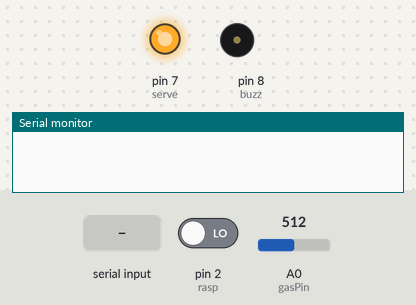
A sketch run on a simulated Arduino Uno, built with avr-gcc and run on an emulated ATmega328P. Parts: output pins drawn as LEDs (lit = HIGH), buzzer (waves = sounding), the last lines printed to the serial monitor. The inputs (shaded band) are chosen by the test bench; at power-on: pin 2 (rasp) LOW, A0 (gasPin) = 512. The modem accepts every AT command (registered, SIM ready, sends succeed) and sends nothing else.

Above: at 18.4 s.
18.5 s: pin 2 (rasp) driven HIGH
At 25.6 s:
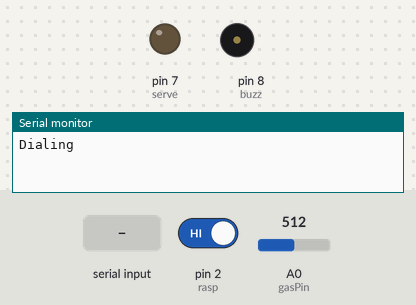
27.6 s: pin 2 (rasp) driven LOW
At 27.8 s:
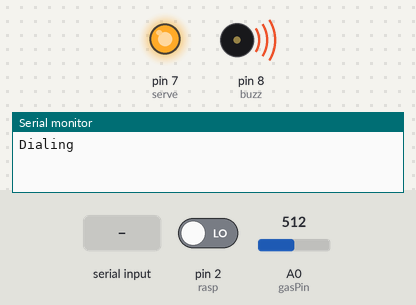
31.1 s: "p" received over the second serial link
At 32.1 s:
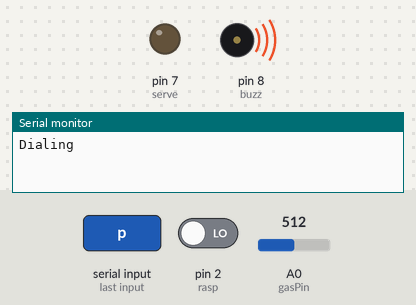
Timing chart, 0 to 40.6 s (numbered marks = the images above; inputs shaded):
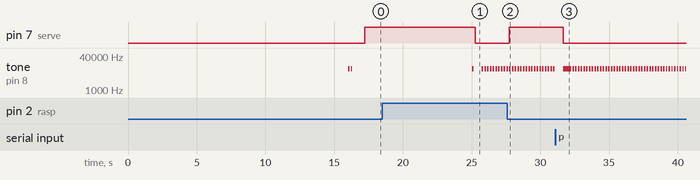

The sketch:

Gas_final.ino
```cpp
#include <SoftwareSerial.h>
#include <String.h>


SoftwareSerial mySerial(9, 10);
const int gasPin =A0;
int thresh = 250;
int critical=350;
int rasp = 2,d=0,c=0,gg;
int v=0,i=0,j=0,k=0;
int buzz= 8;
char buff;
int serve = 7;
void setup()

{
  mySerial.begin(9600);   // Setting the baud rate of GSM Module

  Serial.begin(9600);    // Setting the baud rate of Serial Monitor (Arduino)
  delay(15000);
  mySerial.println("AT+CMGF=1");
  delay(1000);
  mySerial.println("AT+CNMI=2,2,0,0,0");
  tone(buzz,10000,100);
  delay(200);
  tone(buzz,10000,100);
  pinMode(serve, OUTPUT);
  delay(1000);
  pinMode(rasp, INPUT);
  digitalWrite(serve, HIGH);

}

void loop()

{
  gg = digitalRead(rasp);
  if(gg != d)
  {
    digitalWrite(serve, d);
    d=gg;
  }


 if (mySerial.available()>0)
 {
   v= analogRead(gasPin);
   delay(500);
   buff=mySerial.read();
   while(buff != -1)
   {
    //buff = mySerial.read();
    if(buff == 'z')
    {
      tone(buzz,10000,500);
      SendMessage3(v);
    }
    else if(buff == 'b')
    {
      tone(buzz,10000,500);
      delay(500);
    }
    else if(buff == 'o')
    {
      tone(buzz,10000,500);
      digitalWrite(serve, HIGH);
      delay(500);
    }
    else if(buff == 'p')
    {
      tone(buzz,10000,500);
      digitalWrite(serve, LOW);
      delay(500);
    }

    buff = mySerial.read();
   }
 }
 if(v<=thresh)
   {
      if(i==1)
      {
        SendMessage0();
      }
      i=0;
      j=0;
      k=0;
   }
   if(v>thresh && v<=critical)
   {
      if(k!=1)
      {
        SendMessage1();
        k=1;
        i=1;
        j=0;
      }
      tone(buzz,9000,500);
      delay(1000);
   }
   if(v> critical)
   {
      if(j!=1)
      {
        SendMessage2();
        delay(5000);
        DialCall();
        j=1;
        i=1;
        k=0;
      }
      tone(buzz,10000,100);
      delay(200);
   }
}

 void SendMessage0()

{
  mySerial.println("AT+CMGS=\"+918420137845\"\r"); // Replace x with mobile number
  delay(1000);

  mySerial.println("Flammable Gases are under control. No need to worry now.");// The SMS text you want to send
  delay(100);

  mySerial.println((char)26);// ASCII code of CTRL+Z
  delay(1000);
}

 void SendMessage1()

{
  mySerial.println("AT+CMGS=\"+918420137845\"\r"); // Replace x with mobile number
  delay(1000);

  mySerial.println("Flammable Gases are increasing");// The SMS text you want to send
  delay(100);

  mySerial.println((char)26);// ASCII code of CTRL+Z
  delay(1000);
}

 void SendMessage2()

{
  mySerial.println("AT+CMGS=\"+918420137845\"\r"); // Replace x with mobile number
  delay(1000);

  mySerial.println("Flammable Gases are in very critical state, visit home fast!!!");// The SMS text you want to send
  delay(100);

  mySerial.println((char)26);// ASCII code of CTRL+Z
  delay(1000);
}

 void SendMessage3(int v)

{
  mySerial.println("AT+CMGS=\"+918420137845\"\r"); // Replace x with mobile number
  delay(1000);

  mySerial.println(v);// The SMS text you want to send
  delay(100);

  mySerial.println((char)26);// ASCII code of CTRL+Z
  delay(1000);
}


  void DialCall()

 {
  Serial.println("Dialing");
  mySerial.println("ATD+918420137845;"); // ATDxxxxxxxxxx; -- watch out here for semicolon at the end!!

  delay(100);
 }
```

Measured:
- after the input at 18.5 s, pin 7 (serve): HIGH → LOW after 6.8 s
- after the input at 27.6 s, pin 7 (serve): LOW → HIGH after 0.15 s
- after the input at 31.1 s, pin 7 (serve): HIGH → LOW after 0.55 s
- by itself, tone on pin 8 (buzz): repeats every 0.20 s: silent 0.10 s, 10000 Hz 0.10 s
